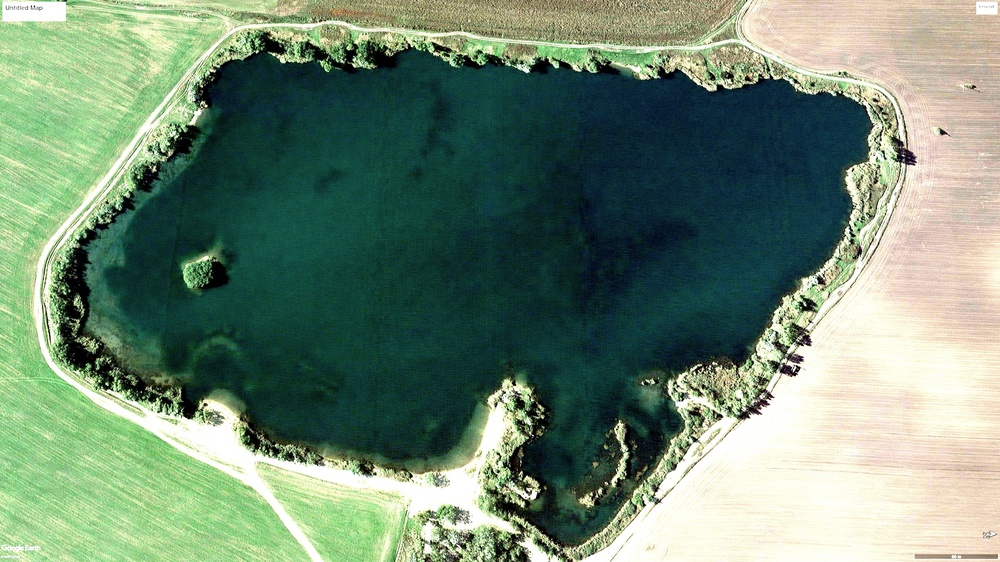
%> input picture image-processing/satellite-image-processing/lake-surface/osirid_lake/src/osirid_lake_4K_bright+contrast.jpg, 1000 x 562 px, shrunk from 2056 x 1156 before the run
$ octave --eval "result = segment_water(imread('osirid_lake/src/osirid_lake_4K_bright+contrast.jpg'));"   (GNU Octave 9; MATLAB toolbox functions it lacks are replaced by stand-ins)
%> lines starting %> are read from the running program, lines starting %| are printed output that depends on the picture; in (x1, y1, x2, y2) boxes, pixels count from 0 and x2, y2 are one past the last pixel; in counts of white or black regions, pixels touching at a corner belong together; the program's own positions count from 1
function water = segment_water(img)
    gray = rgb2gray(img);
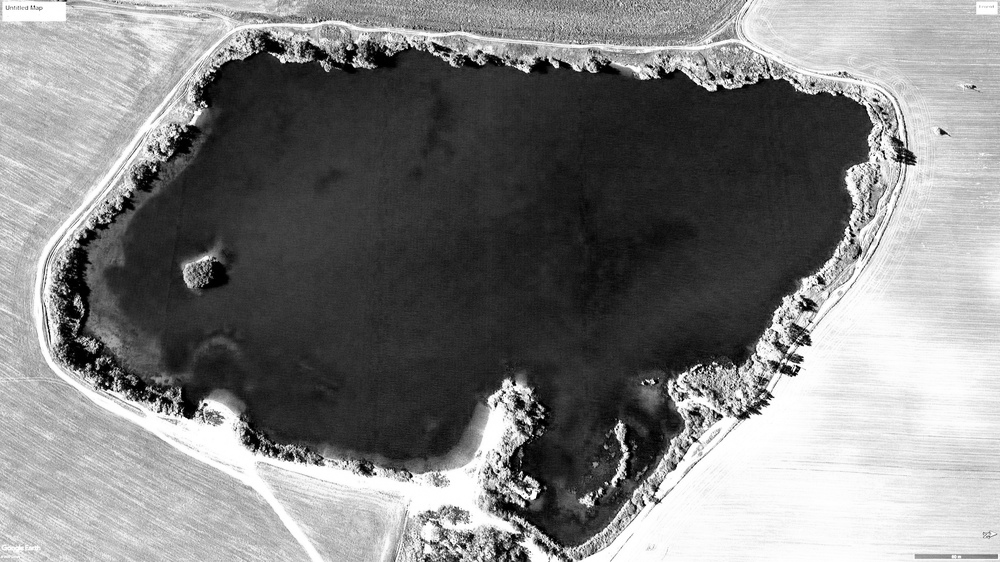
%> gray: size 562x1000 uint8; min 0, max 255, mean 127.7
    level = graythresh(gray);
%> level = 0.498
    bin_mask = imbinarize(gray,level);
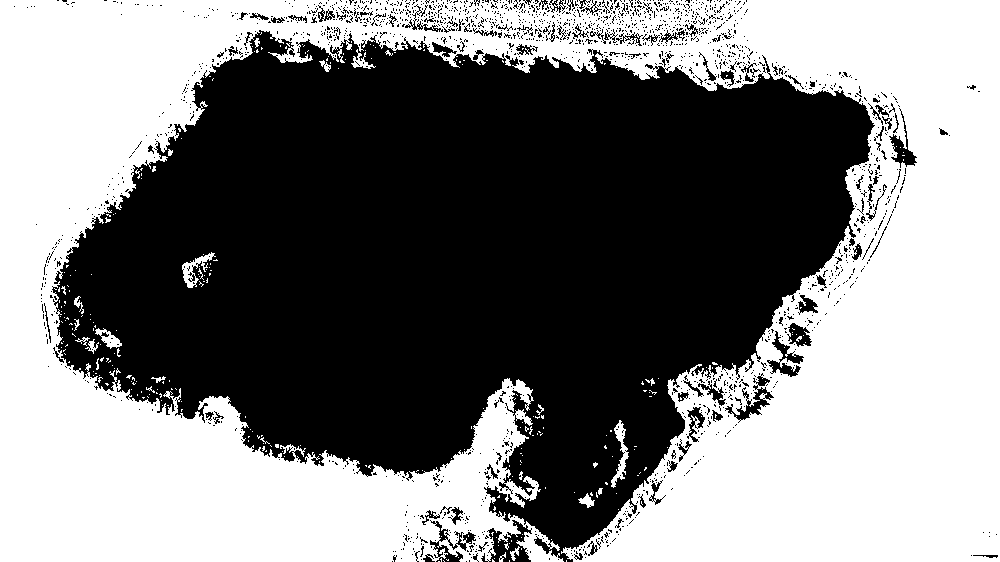
%> bin_mask: size 562x1000 logical; 50.4% white; 1801 black regions (1692 under 20 px), largest, box (x1, y1, x2, y2) and area: (52, 30, 875, 562) 265007, (481, 520, 532, 562) 917, (725, 373, 774, 423) 625

    erosion = strel('disk', 10);
    bin_mask = imclose(bin_mask, erosion);
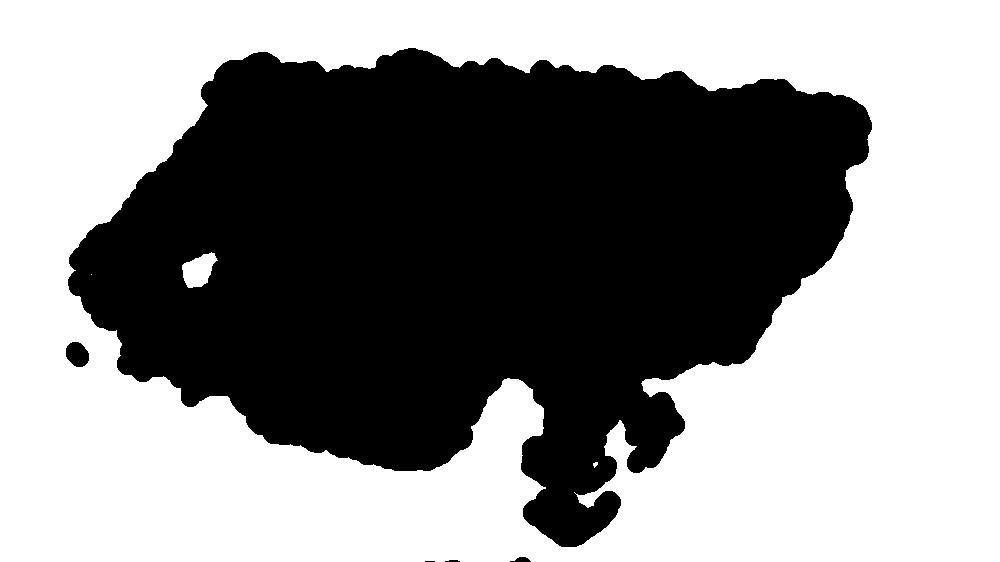
%> bin_mask: size 562x1000 logical; 55.6% white; 5 black regions (1 under 20 px), largest, box (x1, y1, x2, y2) and area: (68, 48, 872, 547) 249236, (66, 342, 89, 367) 443, (510, 557, 531, 562) 67, (445, 560, 460, 562) 24
    bin_mask = imopen(bin_mask, erosion);
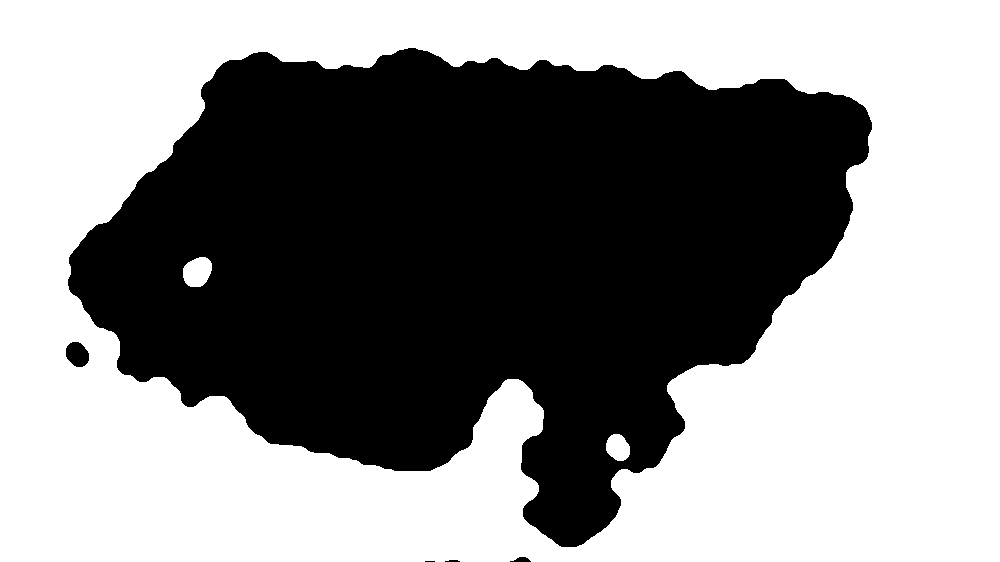
%> bin_mask: size 562x1000 logical; 55.3% white; 5 black regions (1 under 20 px), largest, box (x1, y1, x2, y2) and area: (68, 48, 872, 547) 250886, (66, 342, 89, 367) 443, (510, 557, 531, 562) 68, (445, 560, 460, 562) 24
    bin_mask = ~bin_mask;

    water(:,:,1) = img(:,:,1).*uint8(bin_mask);
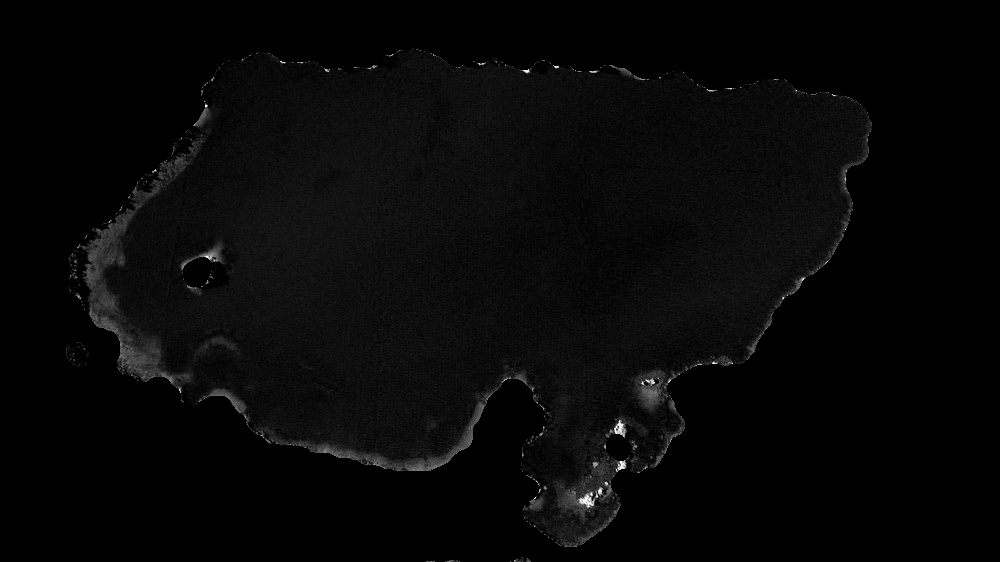
%> water: size 562x1000 uint8; min 0, max 255, mean 7.1
    water(:,:,2) = img(:,:,2).*uint8(bin_mask);
    water(:,:,3) = img(:,:,3).*uint8(bin_mask);
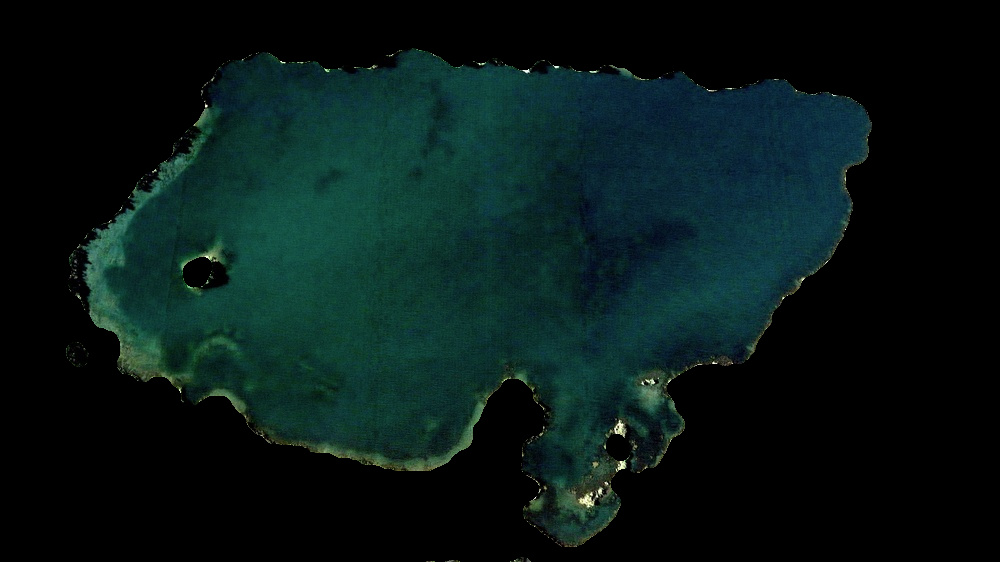
%> water: size 562x1000x3 uint8; mean R, G, B 7.1, 23.7, 22.4
end
